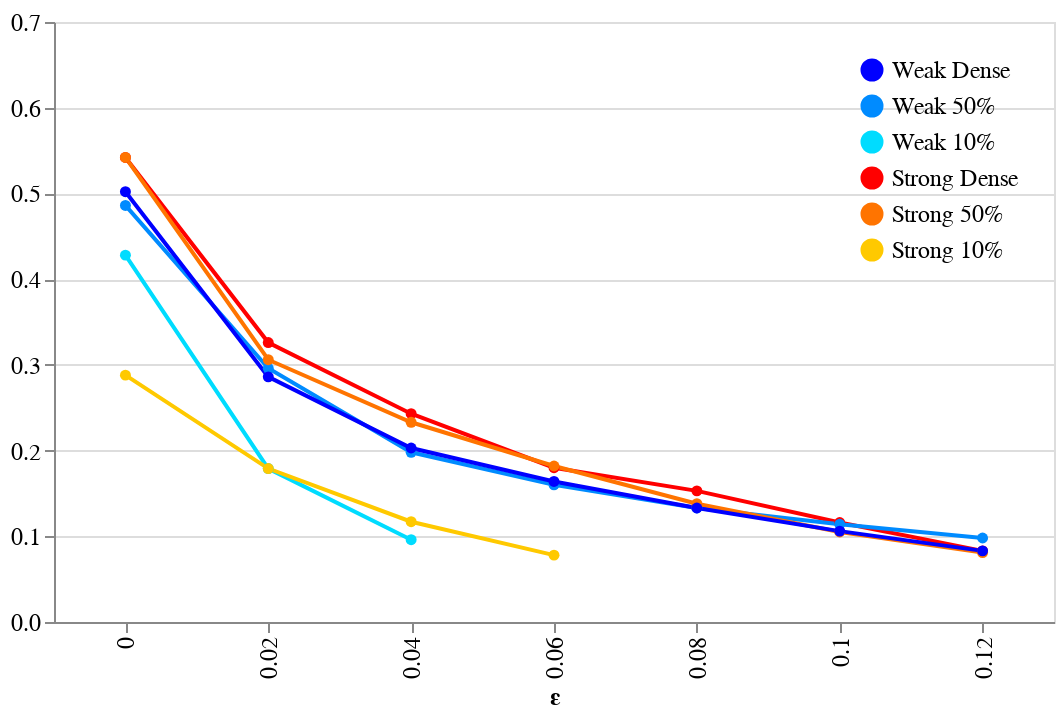

The cell this chart's notebook holds for it:
### Code cell
def acc_eps_line(df, dom,rng,legor = 'top-right',offs = 18):
    return alt.Chart(df, width = 500).mark_line(point=True).encode(
        x = alt.X('epsilon:O',
                axis = alt.Axis(title='\u03B5',labelFontSize = 12,titleFontSize=12)),
        y = alt.Y('acc:Q',axis=alt.Axis(title=None, labelFontSize = 12)),
        color = alt.Color('model:N',
                legend=alt.Legend(title=None,labelFontSize=12,orient=legor,offset=offs),
                scale=alt.Scale(
                domain=dom,
                range=rng)))

resnets_acceps = get_df(resnets_acceps)
mobnets_acceps = get_df(mobnets_acceps)

dom = ['Weak Dense','Weak 50%','Weak 10%','Strong Dense','Strong 50%','Strong 10%']
rng = ['#0000FF', '#008BFF','#00DCFF','#FF0000','#FF7400','#FFC900']
dom2 = ['Weak Dense','Dense Benign']
rng2= ['#0000FF', '#FF0000']

acc_eps_line(resnets_acceps,dom,rng)

### Figure 1 — Vega-Lite specification as saved in the notebook (floating-point values rounded to 4 significant figures)
{"config": {"view": {"continuousWidth": 400, "continuousHeight": 300}}, "data": {"name": "data-2e47c09ba7099de0358301a86a0d90f4"}, "mark": {"type": "line", "point": true}, "encoding": {"color": {"type": "nominal", "field": "model", "legend": {"labelFontSize": 12, "offset": 18, "orient": "top-right", "title": null}, "scale": {"domain": ["Weak Dense", "Weak 50%", "Weak 10%", "Strong Dense", "Strong 50%", "Strong 10%"], "range": ["#0000FF", "#008BFF", "#00DCFF", "#FF0000", "#FF7400", "#FFC900"]}}, "x": {"type": "ordinal", "axis": {"labelFontSize": 12, "title": "ε", "titleFontSize": 12}, "field": "epsilon"}, "y": {"type": "quantitative", "axis": {"labelFontSize": 12, "title": null}, "field": "acc"}}, "width": 500, "$schema": "https://vega.github.io/schema/vega-lite/v4.0.2.json", "datasets": {"data-2e47c09ba7099de0358301a86a0d90f4": [{"epsilon": 0.0, "acc": 0.428, "model": "Weak 10%"}, {"epsilon": 0.02, "acc": 0.179, "model": "Weak 10%"}, {"epsilon": 0.04, "acc": 0.096, "model": "Weak 10%"}, {"epsilon": 0.0, "acc": 0.288, "model": "Strong 10%"}, {"epsilon": 0.02, "acc": 0.179, "model": "Strong 10%"}, {"epsilon": 0.04, "acc": 0.117, "model": "Strong 10%"}, {"epsilon": 0.06, "acc": 0.078, "model": "Strong 10%"}, {"epsilon": 0.0, "acc": 0.542, "model": "Strong Dense"}, {"epsilon": 0.02, "acc": 0.326, "model": "Strong Dense"}, {"epsilon": 0.04, "acc": 0.243, "model": "Strong Dense"}, {"epsilon": 0.06, "acc": 0.18, "model": "Strong Dense"}, {"epsilon": 0.08, "acc": 0.153, "model": "Strong Dense"}, {"epsilon": 0.1, "acc": 0.116, "model": "Strong Dense"}, {"epsilon": 0.12, "acc": 0.083, "model": "Strong Dense"}, {"epsilon": 0.0, "acc": 0.486, "model": "Weak 50%"}, {"epsilon": 0.02, "acc": 0.296, "model": "Weak 50%"}, {"epsilon": 0.04, "acc": 0.198, "model": "Weak 50%"}, {"epsilon": 0.06, "acc": 0.16, "model": "Weak 50%"}, {"epsilon": 0.08, "acc": 0.133, "model": "Weak 50%"}, {"epsilon": 0.1, "acc": 0.114, "model": "Weak 50%"}, {"epsilon": 0.12, "acc": 0.098, "model": "Weak 50%"}, {"epsilon": 0.0, "acc": 0.542, "model": "Strong 50%"}, {"epsilon": 0.02, "acc": 0.306, "model": "Strong 50%"}, {"epsilon": 0.04, "acc": 0.233, "model": "Strong 50%"}, {"epsilon": 0.06, "acc": 0.182, "model": "Strong 50%"}, {"epsilon": 0.08, "acc": 0.138, "model": "Strong 50%"}, {"epsilon": 0.1, "acc": 0.105, "model": "Strong 50%"}, {"epsilon": 0.12, "acc": 0.081, "model": "Strong 50%"}, {"epsilon": 0.0, "acc": 0.688, "model": "Dense Benign"}, {"epsilon": 0.02, "acc": 0.065, "model": "Dense Benign"}, {"epsilon": 0.0, "acc": 0.502, "model": "Weak Dense"}, {"epsilon": 0.02, "acc": 0.286, "model": "Weak Dense"}, {"epsilon": 0.04, "acc": 0.203, "model": "Weak Dense"}, {"epsilon": 0.06, "acc": 0.164, "model": "Weak Dense"}, {"epsilon": 0.08, "acc": 0.133, "model": "Weak Dense"}, {"epsilon": 0.1, "acc": 0.106, "model": "Weak Dense"}, {"epsilon": 0.12, "acc": 0.083, "model": "Weak Dense"}]}}
